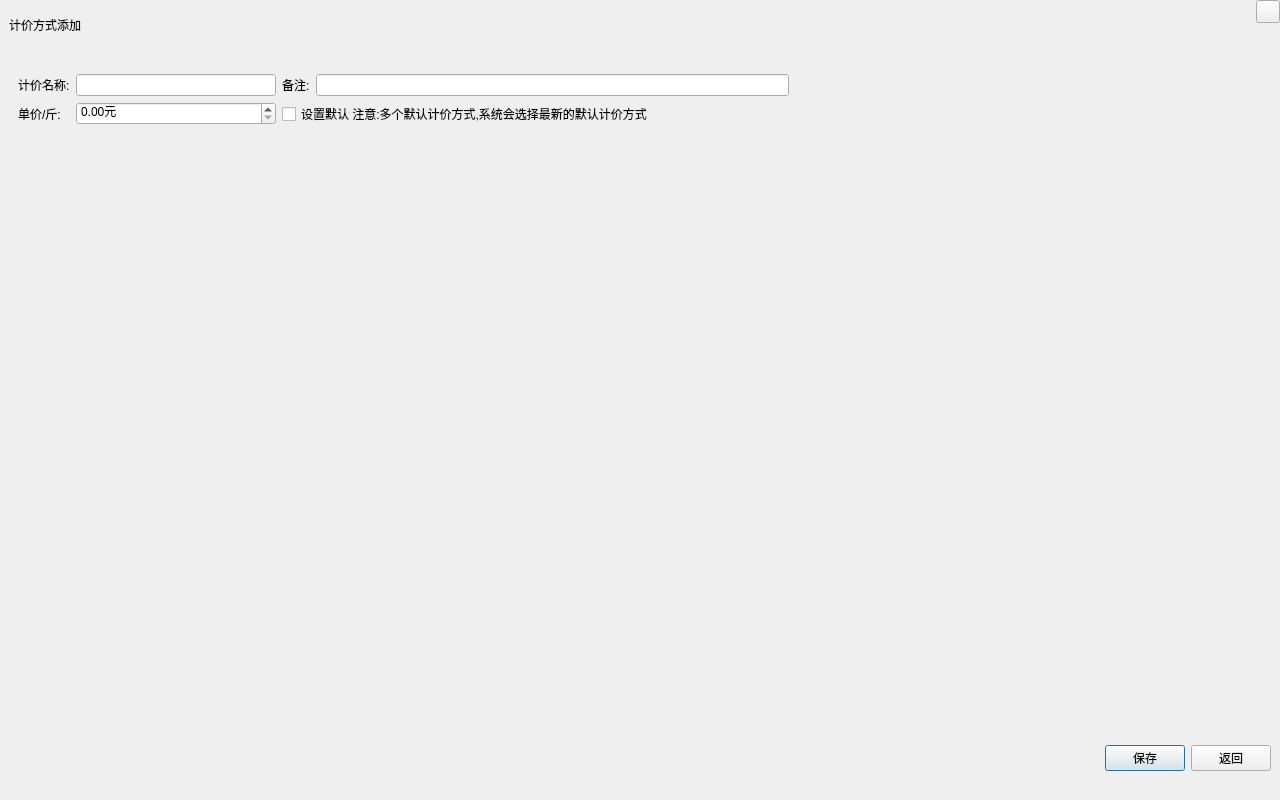
<?xml version="1.0" encoding="UTF-8"?>
<ui version="4.0">
 <class>FrmValuationEdit</class>
 <widget class="QDialog" name="FrmValuationEdit">
  <property name="geometry">
   <rect>
    <x>0</x>
    <y>0</y>
    <width>1280</width>
    <height>800</height>
   </rect>
  </property>
  <property name="windowTitle">
   <string>Dialog</string>
  </property>
  <layout class="QGridLayout" name="gridLayout_3" rowstretch="1,15,0,0">
   <property name="leftMargin">
    <number>0</number>
   </property>
   <property name="topMargin">
    <number>0</number>
   </property>
   <property name="rightMargin">
    <number>0</number>
   </property>
   <property name="bottomMargin">
    <number>0</number>
   </property>
   <item row="0" column="0">
    <widget class="QWidget" name="widget" native="true">
     <layout class="QHBoxLayout" name="horizontalLayout">
      <property name="topMargin">
       <number>0</number>
      </property>
      <property name="rightMargin">
       <number>0</number>
      </property>
      <property name="bottomMargin">
       <number>0</number>
      </property>
      <item>
       <widget class="QLabel" name="labTitle">
        <property name="text">
         <string>计价方式添加</string>
        </property>
       </widget>
      </item>
      <item>
       <spacer name="horizontalSpacer">
        <property name="orientation">
         <enum>Qt::Horizontal</enum>
        </property>
        <property name="sizeHint" stdset="0">
         <size>
          <width>40</width>
          <height>20</height>
         </size>
        </property>
       </spacer>
      </item>
      <item>
       <widget class="QWidget" name="widget_3" native="true">
        <layout class="QGridLayout" name="gridLayout">
         <property name="leftMargin">
          <number>0</number>
         </property>
         <property name="topMargin">
          <number>0</number>
         </property>
         <property name="rightMargin">
          <number>0</number>
         </property>
         <property name="bottomMargin">
          <number>0</number>
         </property>
         <item row="0" column="0">
          <widget class="QToolButton" name="toolButton">
           <property name="text">
            <string/>
           </property>
          </widget>
         </item>
         <item row="1" column="0">
          <spacer name="verticalSpacer">
           <property name="orientation">
            <enum>Qt::Vertical</enum>
           </property>
           <property name="sizeHint" stdset="0">
            <size>
             <width>20</width>
             <height>40</height>
            </size>
           </property>
          </spacer>
         </item>
        </layout>
       </widget>
      </item>
     </layout>
    </widget>
   </item>
   <item row="1" column="0">
    <widget class="QWidget" name="widget_2" native="true">
     <layout class="QVBoxLayout" name="verticalLayout" stretch="1,8,1">
      <item>
       <widget class="QWidget" name="widget_4" native="true">
        <layout class="QGridLayout" name="gridLayout_2">
         <item row="0" column="2">
          <widget class="QLabel" name="label">
           <property name="text">
            <string>备注:</string>
           </property>
          </widget>
         </item>
         <item row="0" column="3">
          <widget class="QLineEdit" name="lineEdit_2"/>
         </item>
         <item row="0" column="1">
          <widget class="QLineEdit" name="editName">
           <property name="maximumSize">
            <size>
             <width>200</width>
             <height>16777215</height>
            </size>
           </property>
          </widget>
         </item>
         <item row="1" column="0">
          <widget class="QLabel" name="label_3">
           <property name="text">
            <string>单价/斤:</string>
           </property>
          </widget>
         </item>
         <item row="0" column="0">
          <widget class="QLabel" name="label_2">
           <property name="text">
            <string>计价名称:</string>
           </property>
          </widget>
         </item>
         <item row="1" column="1">
          <widget class="QDoubleSpinBox" name="doubleSpinBox">
           <property name="showGroupSeparator" stdset="0">
            <bool>false</bool>
           </property>
           <property name="prefix">
            <string/>
           </property>
           <property name="suffix">
            <string>元</string>
           </property>
           <property name="maximum">
            <double>9999.989999999999782</double>
           </property>
          </widget>
         </item>
         <item row="0" column="4">
          <spacer name="horizontalSpacer_2">
           <property name="orientation">
            <enum>Qt::Horizontal</enum>
           </property>
           <property name="sizeHint" stdset="0">
            <size>
             <width>40</width>
             <height>20</height>
            </size>
           </property>
          </spacer>
         </item>
         <item row="1" column="2" colspan="2">
          <widget class="QCheckBox" name="checkBox">
           <property name="layoutDirection">
            <enum>Qt::LeftToRight</enum>
           </property>
           <property name="text">
            <string>设置默认 注意:多个默认计价方式,系统会选择最新的默认计价方式</string>
           </property>
          </widget>
         </item>
        </layout>
       </widget>
      </item>
      <item>
       <widget class="PanelWidget" name="panelWidger" native="true"/>
      </item>
      <item>
       <layout class="QHBoxLayout" name="horizontalLayout_13">
        <property name="leftMargin">
         <number>0</number>
        </property>
        <property name="topMargin">
         <number>20</number>
        </property>
        <property name="bottomMargin">
         <number>20</number>
        </property>
        <item>
         <spacer name="horizontalSpacer_10">
          <property name="orientation">
           <enum>Qt::Horizontal</enum>
          </property>
          <property name="sizeHint" stdset="0">
           <size>
            <width>40</width>
            <height>20</height>
           </size>
          </property>
         </spacer>
        </item>
        <item>
         <widget class="QPushButton" name="btnEdit">
          <property name="text">
           <string>保存</string>
          </property>
         </widget>
        </item>
        <item>
         <widget class="QPushButton" name="btnReturn">
          <property name="text">
           <string>返回</string>
          </property>
         </widget>
        </item>
       </layout>
      </item>
     </layout>
    </widget>
   </item>
  </layout>
 </widget>
 <customwidgets>
  <customwidget>
   <class>PanelWidget</class>
   <extends>QWidget</extends>
   <header location="global">panelwidget.h</header>
   <container>1</container>
  </customwidget>
 </customwidgets>
 <resources/>
 <connections/>
</ui>
